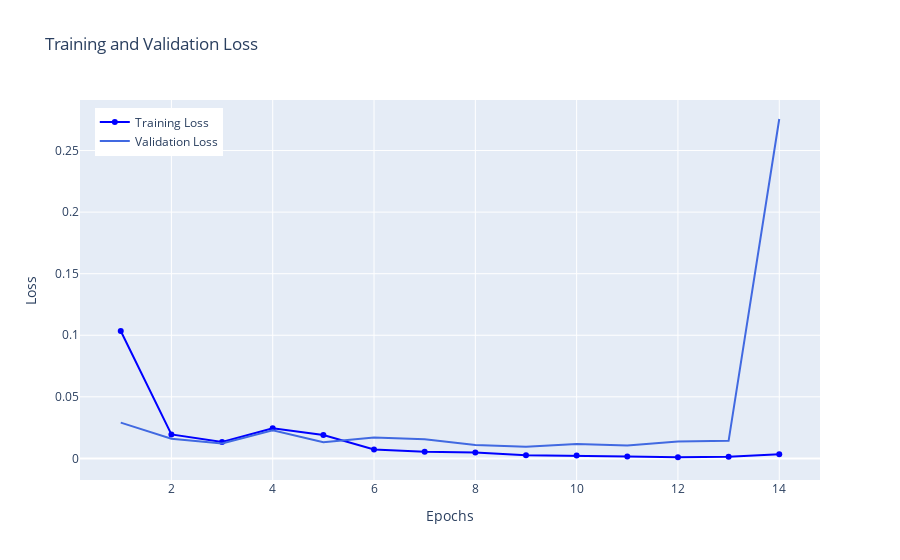

Notebook code cell kept with this figure:
### Code cell
import plotly.graph_objects as go

acc = train_state['train_acc']
val_acc = train_state['val_acc']
loss = train_state['train_loss']
val_loss = train_state['val_loss']

epochs = list(range(1, len(acc) + 1))

# Create interactive line chart
fig = go.Figure()

for y, name, color, mode in [(loss, 'Training Loss', 'blue', 'lines+markers'),
                             (val_loss, 'Validation Loss', 'royalblue', 'lines')]:
    fig.add_trace(go.Scatter(x=epochs, y=y, mode=mode, name=name, line=dict(color=color)))

fig.update_layout(
    title='Training and Validation Loss',
    xaxis_title='Epochs',
    yaxis_title='Loss',
    legend=dict(x=0.02, y=0.98)
)

fig.show()

### Figure 1 — Plotly figure (JSON) as saved in the notebook; plotly's stock layout.template omitted (floating-point values rounded to 4 significant figures)
{"data": [{"line": {"color": "blue"}, "mode": "lines+markers", "name": "Training Loss", "type": "scatter", "x": [1, 2, 3, 4, 5, 6, 7, 8, 9, 10, 11, 12, 13, 14], "y": [0.1035, 0.0195, 0.01334, 0.02441, 0.01902, 0.007304, 0.005465, 0.004692, 0.002591, 0.002293, 0.001605, 0.0009294, 0.001359, 0.00329]}, {"line": {"color": "royalblue"}, "mode": "lines", "name": "Validation Loss", "type": "scatter", "x": [1, 2, 3, 4, 5, 6, 7, 8, 9, 10, 11, 12, 13, 14], "y": [0.02903, 0.0159, 0.01216, 0.02291, 0.01317, 0.01694, 0.01552, 0.01084, 0.009425, 0.01175, 0.01037, 0.01375, 0.01425, 0.2756]}], "layout": {"legend": {"x": 0.02, "y": 0.98}, "title": {"text": "Training and Validation Loss"}, "xaxis": {"title": {"text": "Epochs"}}, "yaxis": {"title": {"text": "Loss"}}}}
